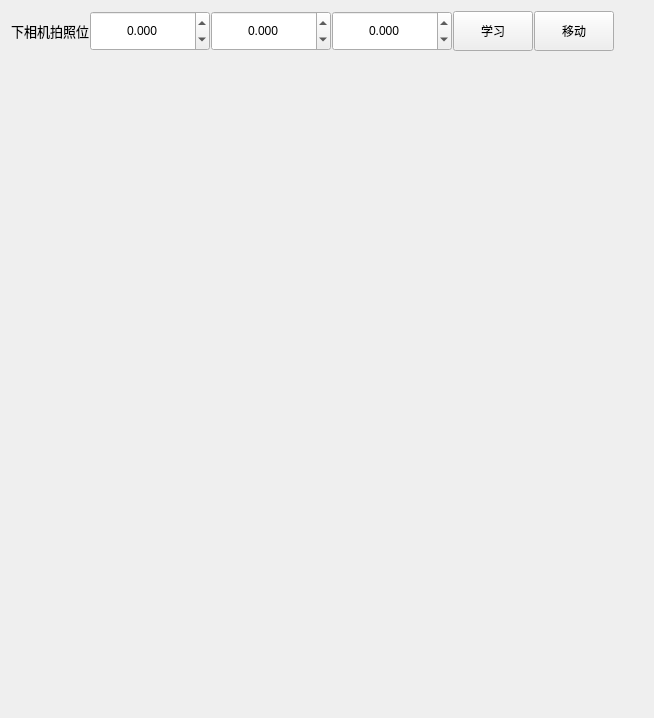
       <widget class="QWidget" name="tab_12">
        <attribute name="title">
         <string>下相机拍照坐标</string>
        </attribute>
        <layout class="QGridLayout" name="gridLayout_16" rowstretch="0,1" columnstretch="0,1">
         <item row="0" column="0">
          <layout class="QHBoxLayout" name="horizontalLayout_7" stretch="1,1,1,1,1,1">
           <property name="spacing">
            <number>1</number>
           </property>
           <item>
            <widget class="QLabel" name="label_22">
             <property name="sizePolicy">
              <sizepolicy hsizetype="Expanding" vsizetype="Expanding">
               <horstretch>0</horstretch>
               <verstretch>0</verstretch>
              </sizepolicy>
             </property>
             <property name="minimumSize">
              <size>
               <width>0</width>
               <height>40</height>
              </size>
             </property>
             <property name="font">
              <font>
               <family>微软雅黑</family>
               <pointsize>10</pointsize>
              </font>
             </property>
             <property name="text">
              <string>下相机拍照位</string>
             </property>
             <property name="alignment">
              <set>Qt::AlignCenter</set>
             </property>
            </widget>
           </item>
           <item>
            <widget class="QDoubleSpinBox" name="dSpBx_AxisPRPosX">
             <property name="sizePolicy">
              <sizepolicy hsizetype="Expanding" vsizetype="Expanding">
               <horstretch>0</horstretch>
               <verstretch>0</verstretch>
              </sizepolicy>
             </property>
             <property name="minimumSize">
              <size>
               <width>120</width>
               <height>30</height>
              </size>
             </property>
             <property name="alignment">
              <set>Qt::AlignCenter</set>
             </property>
             <property name="decimals">
              <number>3</number>
             </property>
             <property name="minimum">
              <double>-999999999.000000000000000</double>
             </property>
             <property name="maximum">
              <double>999999999.000000000000000</double>
             </property>
            </widget>
           </item>
           <item>
            <widget class="QDoubleSpinBox" name="dSpBx_AxisPRPosY">
             <property name="sizePolicy">
              <sizepolicy hsizetype="Expanding" vsizetype="Expanding">
               <horstretch>0</horstretch>
               <verstretch>0</verstretch>
              </sizepolicy>
             </property>
             <property name="minimumSize">
              <size>
               <width>120</width>
               <height>30</height>
              </size>
             </property>
             <property name="alignment">
              <set>Qt::AlignCenter</set>
             </property>
             <property name="decimals">
              <number>3</number>
             </property>
             <property name="minimum">
              <double>-999999999.000000000000000</double>
             </property>
             <property name="maximum">
              <double>999999999.000000000000000</double>
             </property>
            </widget>
           </item>
           <item>
            <widget class="QDoubleSpinBox" name="dSpBx_AxisPRPosZ">
             <property name="sizePolicy">
              <sizepolicy hsizetype="Expanding" vsizetype="Expanding">
               <horstretch>0</horstretch>
               <verstretch>0</verstretch>
              </sizepolicy>
             </property>
             <property name="minimumSize">
              <size>
               <width>120</width>
               <height>30</height>
              </size>
             </property>
             <property name="alignment">
              <set>Qt::AlignCenter</set>
             </property>
             <property name="decimals">
              <number>3</number>
             </property>
             <property name="minimum">
              <double>-999999999.000000000000000</double>
             </property>
             <property name="maximum">
              <double>999999999.000000000000000</double>
             </property>
            </widget>
           </item>
           <item>
            <widget class="QPushButton" name="btnPhotoLearn">
             <property name="sizePolicy">
              <sizepolicy hsizetype="Minimum" vsizetype="Preferred">
               <horstretch>0</horstretch>
               <verstretch>0</verstretch>
              </sizepolicy>
             </property>
             <property name="minimumSize">
              <size>
               <width>80</width>
               <height>0</height>
              </size>
             </property>
             <property name="text">
              <string>学习</string>
             </property>
            </widget>
           </item>
           <item>
            <widget class="QPushButton" name="btnPhotoMove">
             <property name="sizePolicy">
              <sizepolicy hsizetype="Minimum" vsizetype="Preferred">
               <horstretch>0</horstretch>
               <verstretch>0</verstretch>
              </sizepolicy>
             </property>
             <property name="minimumSize">
              <size>
               <width>80</width>
               <height>0</height>
              </size>
             </property>
             <property name="text">
              <string>移动</string>
             </property>
            </widget>
           </item>
          </layout>
         </item>
         <item row="0" column="1">
          <spacer name="horizontalSpacer_6">
           <property name="orientation">
            <enum>Qt::Horizontal</enum>
           </property>
           <property name="sizeHint" stdset="0">
            <size>
             <width>29</width>
             <height>20</height>
            </size>
           </property>
          </spacer>
         </item>
         <item row="1" column="0">
          <spacer name="verticalSpacer_10">
           <property name="orientation">
            <enum>Qt::Vertical</enum>
           </property>
           <property name="sizeHint" stdset="0">
            <size>
             <width>20</width>
             <height>656</height>
            </size>
           </property>
          </spacer>
         </item>
        </layout>
       </widget>
